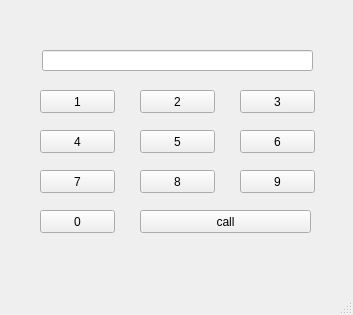
<?xml version="1.0" encoding="UTF-8"?>
<ui version="4.0">
 <class>MainWindow</class>
 <widget class="QMainWindow" name="MainWindow">
  <property name="geometry">
   <rect>
    <x>0</x>
    <y>0</y>
    <width>353</width>
    <height>315</height>
   </rect>
  </property>
  <property name="windowTitle">
   <string>MainWindow</string>
  </property>
  <widget class="QWidget" name="centralwidget">
   <widget class="QPushButton" name="pb1">
    <property name="geometry">
     <rect>
      <x>40</x>
      <y>90</y>
      <width>75</width>
      <height>23</height>
     </rect>
    </property>
    <property name="text">
     <string>1</string>
    </property>
   </widget>
   <widget class="QLineEdit" name="le">
    <property name="geometry">
     <rect>
      <x>42</x>
      <y>50</y>
      <width>271</width>
      <height>21</height>
     </rect>
    </property>
    <property name="alignment">
     <set>Qt::AlignRight|Qt::AlignTrailing|Qt::AlignVCenter</set>
    </property>
   </widget>
   <widget class="QPushButton" name="pb2">
    <property name="geometry">
     <rect>
      <x>140</x>
      <y>90</y>
      <width>75</width>
      <height>23</height>
     </rect>
    </property>
    <property name="text">
     <string>2</string>
    </property>
   </widget>
   <widget class="QPushButton" name="pb3">
    <property name="geometry">
     <rect>
      <x>240</x>
      <y>90</y>
      <width>75</width>
      <height>23</height>
     </rect>
    </property>
    <property name="text">
     <string>3</string>
    </property>
   </widget>
   <widget class="QPushButton" name="pb4">
    <property name="geometry">
     <rect>
      <x>40</x>
      <y>130</y>
      <width>75</width>
      <height>23</height>
     </rect>
    </property>
    <property name="text">
     <string>4</string>
    </property>
   </widget>
   <widget class="QPushButton" name="pb5">
    <property name="geometry">
     <rect>
      <x>140</x>
      <y>130</y>
      <width>75</width>
      <height>23</height>
     </rect>
    </property>
    <property name="text">
     <string>5</string>
    </property>
   </widget>
   <widget class="QPushButton" name="pb8">
    <property name="geometry">
     <rect>
      <x>140</x>
      <y>170</y>
      <width>75</width>
      <height>23</height>
     </rect>
    </property>
    <property name="text">
     <string>8</string>
    </property>
   </widget>
   <widget class="QPushButton" name="pb7">
    <property name="geometry">
     <rect>
      <x>40</x>
      <y>170</y>
      <width>75</width>
      <height>23</height>
     </rect>
    </property>
    <property name="text">
     <string>7</string>
    </property>
   </widget>
   <widget class="QPushButton" name="pb6">
    <property name="geometry">
     <rect>
      <x>240</x>
      <y>130</y>
      <width>75</width>
      <height>23</height>
     </rect>
    </property>
    <property name="text">
     <string>6</string>
    </property>
   </widget>
   <widget class="QPushButton" name="pbCall">
    <property name="geometry">
     <rect>
      <x>140</x>
      <y>210</y>
      <width>171</width>
      <height>23</height>
     </rect>
    </property>
    <property name="text">
     <string>call</string>
    </property>
   </widget>
   <widget class="QPushButton" name="pb0">
    <property name="geometry">
     <rect>
      <x>40</x>
      <y>210</y>
      <width>75</width>
      <height>23</height>
     </rect>
    </property>
    <property name="text">
     <string>0</string>
    </property>
   </widget>
   <widget class="QPushButton" name="pb9">
    <property name="geometry">
     <rect>
      <x>240</x>
      <y>170</y>
      <width>75</width>
      <height>23</height>
     </rect>
    </property>
    <property name="text">
     <string>9</string>
    </property>
   </widget>
  </widget>
  <widget class="QMenuBar" name="menubar">
   <property name="geometry">
    <rect>
     <x>0</x>
     <y>0</y>
     <width>353</width>
     <height>21</height>
    </rect>
   </property>
  </widget>
  <widget class="QStatusBar" name="statusbar"/>
 </widget>
 <resources/>
 <connections/>
</ui>
